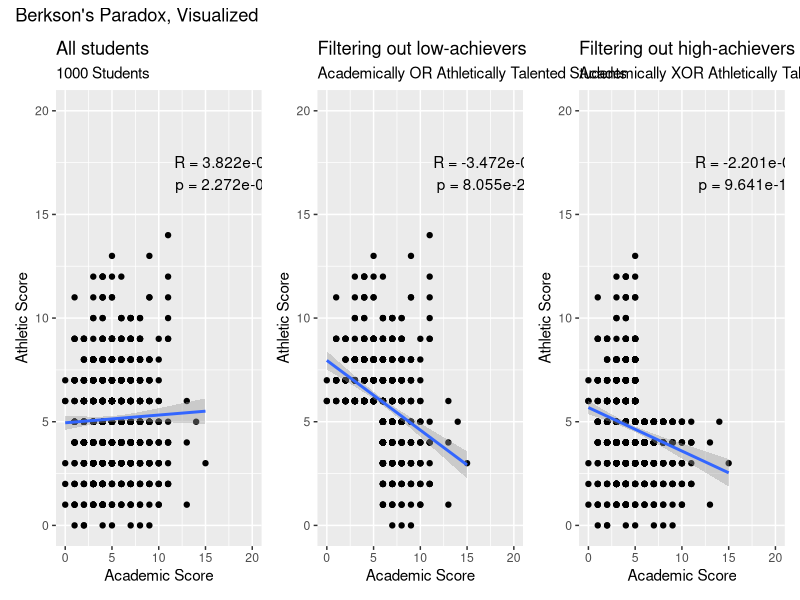

Write the R code that produced this figure.
# ==============================================================================
# Environment
# ==============================================================================
suppressPackageStartupMessages({
    library("data.table")
    library("ggplot2")
    library("patchwork")
    library("here")
})

data_dir <- here::here("data")
res_dir <- here::here("results")

if (!dir.exists(res_dir)) {
    dir.create(res_dir)
}


# ==============================================================================
# Data
# ==============================================================================
# generate example data
set.seed(100)
fake_data <- data.table(
    athletics = rpois(1000, 5),
    academics = rpois(1000, 5)
)

fake_data_or <- fake_data[(athletics > 5) | (academics > 5)]

fake_data_xor <- fake_data[!((athletics > 5) & (academics > 5))]
fake_data_xor[
    , cor.test(x = academics, y = athletics)
]

correlations <- list(
    "all" = fake_data[, cor.test(x = academics, y = athletics)],
    "or" = fake_data_or[, cor.test(x = academics, y = athletics)],
    "xor" = fake_data_xor[, cor.test(x = academics, y = athletics)]
)


# ==============================================================================
# Plots
# ==============================================================================
gg_all <- (
    ggplot(
        data = fake_data,
        mapping = aes(
            x = academics,
            y = athletics
        )
    )
    +
        geom_point()
        +
        geom_smooth(method = "lm")
        +
        annotate(
            geom = "text",
            label = paste0(
                "R = ",
                formatC(
                    correlations$all$estimate,
                    format = "e",
                    digits = 3
                ),
                "\n",
                "p = ",
                formatC(
                    correlations$all$p.value,
                    format = "e",
                    digits = 3
                )
            ),
            x = 17,
            y = 17
        )
        +
        scale_x_continuous(
            name = "Academic Score",
            limits = c(0, 20)
        )
        +
        scale_y_continuous(
            name = "Athletic Score",
            limits = c(0, 20)
        )
        +
        ggtitle(label = "All students", subtitle = "1000 Students")
)
gg_or <- (
    ggplot(
        data = fake_data_or,
        mapping = aes(
            x = academics,
            y = athletics
        )
    )
    +
        geom_point()
        +
        geom_smooth(method = "lm")
        +
        annotate(
            geom = "text",
            label = paste0(
                "R = ",
                formatC(
                    correlations$or$estimate,
                    format = "e",
                    digits = 3
                ),
                "\n",
                "p = ",
                formatC(
                    correlations$or$p.value,
                    format = "e",
                    digits = 3
                )
            ),
            x = 17,
            y = 17
        )
        +
        scale_x_continuous(
            name = "Academic Score",
            limits = c(0, 20)
        )
        +
        scale_y_continuous(
            name = "Athletic Score",
            limits = c(0, 20)
        )
        +
        ggtitle(
            label = "Filtering out low-achievers",
            subtitle = "Academically OR Athletically Talented Students"
        )
)
gg_xor <- (
    ggplot(
        data = fake_data_xor,
        mapping = aes(
            x = academics,
            y = athletics
        )
    )
    +
        geom_point()
        +
        geom_smooth(method = "lm")
        +
        annotate(
            geom = "text",
            label = paste0(
                "R = ",
                formatC(
                    correlations$xor$estimate,
                    format = "e",
                    digits = 3
                ),
                "\n",
                "p = ",
                formatC(
                    correlations$xor$p.value,
                    format = "e",
                    digits = 3
                )
            ),
            x = 17,
            y = 17
        )
        +
        scale_x_continuous(
            name = "Academic Score",
            limits = c(0, 20)
        )
        +
        scale_y_continuous(
            name = "Athletic Score",
            limits = c(0, 20)
        )
        +
        ggtitle(
            label = "Filtering out high-achievers",
            subtitle = "Academically XOR Athletically Talented Students"
        )
)

gg <- (
    gg_all
    + gg_or
        + gg_xor
        +
        plot_annotation(
            title = "Berkson's Paradox, Visualized",
        )
)


ggsave(
    filename = here::here(res_dir, "berksons-paradox.png"),
    plot = gg,
    width = 32,
    height = 8,
    units = "cm",
    dpi = 300
)
